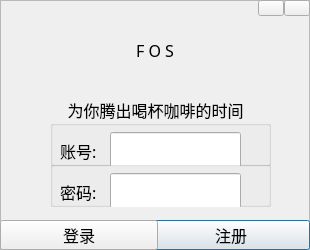
<?xml version="1.0" encoding="UTF-8"?>
<ui version="4.0">
 <class>FOSLogDialog</class>
 <widget class="QDialog" name="FOSLogDialog">
  <property name="enabled">
   <bool>true</bool>
  </property>
  <property name="geometry">
   <rect>
    <x>0</x>
    <y>0</y>
    <width>310</width>
    <height>250</height>
   </rect>
  </property>
  <property name="sizePolicy">
   <sizepolicy hsizetype="Preferred" vsizetype="Preferred">
    <horstretch>0</horstretch>
    <verstretch>0</verstretch>
   </sizepolicy>
  </property>
  <property name="font">
   <font>
    <family>黑体</family>
    <pointsize>12</pointsize>
    <weight>50</weight>
    <italic>false</italic>
    <bold>false</bold>
    <kerning>true</kerning>
   </font>
  </property>
  <property name="windowTitle">
   <string>Dialog</string>
  </property>
  <property name="styleSheet">
   <string notr="true"/>
  </property>
  <widget class="QFrame" name="frame">
   <property name="geometry">
    <rect>
     <x>0</x>
     <y>0</y>
     <width>310</width>
     <height>250</height>
    </rect>
   </property>
   <property name="sizePolicy">
    <sizepolicy hsizetype="Preferred" vsizetype="Preferred">
     <horstretch>0</horstretch>
     <verstretch>0</verstretch>
    </sizepolicy>
   </property>
   <property name="frameShape">
    <enum>QFrame::StyledPanel</enum>
   </property>
   <property name="frameShadow">
    <enum>QFrame::Raised</enum>
   </property>
   <widget class="QPushButton" name="registerButton">
    <property name="geometry">
     <rect>
      <x>152</x>
      <y>220</y>
      <width>158</width>
      <height>30</height>
     </rect>
    </property>
    <property name="font">
     <font>
      <family>黑体</family>
      <pointsize>12</pointsize>
      <weight>50</weight>
      <italic>false</italic>
      <bold>false</bold>
     </font>
    </property>
    <property name="cursor">
     <cursorShape>ArrowCursor</cursorShape>
    </property>
    <property name="styleSheet">
     <string notr="true"/>
    </property>
    <property name="text">
     <string>注册</string>
    </property>
   </widget>
   <widget class="QPushButton" name="loginButton">
    <property name="geometry">
     <rect>
      <x>0</x>
      <y>220</y>
      <width>158</width>
      <height>30</height>
     </rect>
    </property>
    <property name="font">
     <font>
      <family>黑体</family>
      <pointsize>12</pointsize>
      <weight>50</weight>
      <italic>false</italic>
      <bold>false</bold>
     </font>
    </property>
    <property name="cursor">
     <cursorShape>ArrowCursor</cursorShape>
    </property>
    <property name="styleSheet">
     <string notr="true"/>
    </property>
    <property name="text">
     <string>登录</string>
    </property>
   </widget>
   <widget class="QLabel" name="alert">
    <property name="geometry">
     <rect>
      <x>0</x>
      <y>97</y>
      <width>311</width>
      <height>25</height>
     </rect>
    </property>
    <property name="sizePolicy">
     <sizepolicy hsizetype="Preferred" vsizetype="Preferred">
      <horstretch>0</horstretch>
      <verstretch>0</verstretch>
     </sizepolicy>
    </property>
    <property name="font">
     <font>
      <family>黑体</family>
      <weight>50</weight>
      <italic>false</italic>
      <bold>false</bold>
     </font>
    </property>
    <property name="text">
     <string>为你腾出喝杯咖啡的时间</string>
    </property>
    <property name="alignment">
     <set>Qt::AlignCenter</set>
    </property>
   </widget>
   <widget class="QGroupBox" name="groupBox">
    <property name="geometry">
     <rect>
      <x>50</x>
      <y>120</y>
      <width>221</width>
      <height>46</height>
     </rect>
    </property>
    <property name="title">
     <string/>
    </property>
    <widget class="QLabel" name="label">
     <property name="geometry">
      <rect>
       <x>10</x>
       <y>15</y>
       <width>51</width>
       <height>31</height>
      </rect>
     </property>
     <property name="font">
      <font>
       <family>黑体</family>
       <pointsize>12</pointsize>
       <weight>50</weight>
       <italic>false</italic>
       <bold>false</bold>
      </font>
     </property>
     <property name="text">
      <string>账号:</string>
     </property>
    </widget>
    <widget class="QLineEdit" name="account">
     <property name="geometry">
      <rect>
       <x>60</x>
       <y>12</y>
       <width>131</width>
       <height>36</height>
      </rect>
     </property>
     <property name="font">
      <font>
       <family>黑体</family>
       <pointsize>12</pointsize>
       <weight>50</weight>
       <italic>false</italic>
       <bold>false</bold>
      </font>
     </property>
     <property name="text">
      <string/>
     </property>
    </widget>
   </widget>
   <widget class="QLabel" name="logo">
    <property name="geometry">
     <rect>
      <x>80</x>
      <y>20</y>
      <width>150</width>
      <height>61</height>
     </rect>
    </property>
    <property name="font">
     <font>
      <family>黑体</family>
      <pointsize>12</pointsize>
      <weight>50</weight>
      <italic>false</italic>
      <bold>false</bold>
     </font>
    </property>
    <property name="text">
     <string>F O S</string>
    </property>
    <property name="alignment">
     <set>Qt::AlignCenter</set>
    </property>
   </widget>
   <widget class="QGroupBox" name="groupBox_2">
    <property name="geometry">
     <rect>
      <x>50</x>
      <y>161</y>
      <width>221</width>
      <height>46</height>
     </rect>
    </property>
    <property name="styleSheet">
     <string notr="true"/>
    </property>
    <property name="title">
     <string/>
    </property>
    <widget class="QLineEdit" name="password">
     <property name="geometry">
      <rect>
       <x>60</x>
       <y>12</y>
       <width>131</width>
       <height>36</height>
      </rect>
     </property>
     <property name="font">
      <font>
       <family>黑体</family>
       <pointsize>9</pointsize>
       <weight>50</weight>
       <italic>false</italic>
       <bold>false</bold>
      </font>
     </property>
     <property name="echoMode">
      <enum>QLineEdit::Password</enum>
     </property>
    </widget>
    <widget class="QLabel" name="label_2">
     <property name="geometry">
      <rect>
       <x>10</x>
       <y>15</y>
       <width>51</width>
       <height>31</height>
      </rect>
     </property>
     <property name="font">
      <font>
       <family>黑体</family>
       <pointsize>12</pointsize>
       <weight>50</weight>
       <italic>false</italic>
       <bold>false</bold>
      </font>
     </property>
     <property name="text">
      <string>密码:</string>
     </property>
    </widget>
   </widget>
   <widget class="QPushButton" name="closeButton">
    <property name="geometry">
     <rect>
      <x>284</x>
      <y>0</y>
      <width>26</width>
      <height>16</height>
     </rect>
    </property>
    <property name="text">
     <string/>
    </property>
   </widget>
   <widget class="QPushButton" name="minimizeButton">
    <property name="geometry">
     <rect>
      <x>258</x>
      <y>0</y>
      <width>26</width>
      <height>16</height>
     </rect>
    </property>
    <property name="text">
     <string/>
    </property>
   </widget>
  </widget>
 </widget>
 <resources/>
 <connections/>
</ui>
